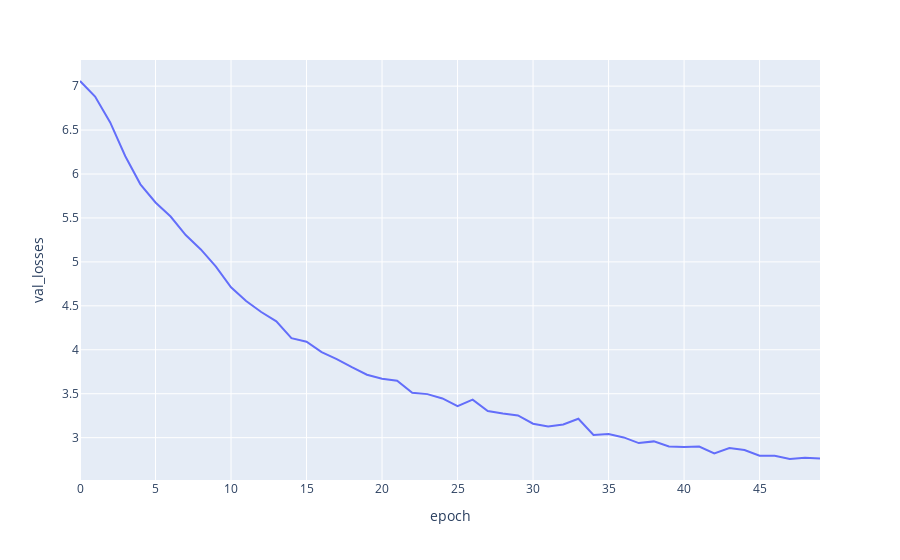

Source (notebook cell):
### Code cell
fig = px.line(df_metrics, x="epoch", y="val_losses")
fig.show()

### Figure 1 — Plotly figure (JSON) as saved in the notebook; plotly's stock layout.template omitted (floating-point values rounded to 4 significant figures)
{"data": [{"hovertemplate": "epoch=%{x}<br>val_losses=%{y}<extra></extra>", "legendgroup": "", "line": {"color": "#636efa", "dash": "solid"}, "marker": {"symbol": "circle"}, "mode": "lines", "name": "", "orientation": "v", "showlegend": false, "type": "scatter", "x": [0, 1, 2, 3, 4, 5, 6, 7, 8, 9, 10, 11, 12, 13, 14, 15, 16, 17, 18, 19, 20, 21, 22, 23, 24, 25, 26, 27, 28, 29, 30, 31, 32, 33, 34, 35, 36, 37, 38, 39, 40, 41, 42, 43, 44, 45, 46, 47, 48, 49], "xaxis": "x", "y": [7.058, 6.882, 6.587, 6.202, 5.882, 5.676, 5.516, 5.305, 5.142, 4.947, 4.711, 4.555, 4.43, 4.324, 4.133, 4.092, 3.974, 3.894, 3.802, 3.716, 3.671, 3.647, 3.51, 3.495, 3.447, 3.359, 3.433, 3.303, 3.275, 3.252, 3.158, 3.129, 3.15, 3.215, 3.03, 3.041, 3.003, 2.939, 2.958, 2.9, 2.893, 2.899, 2.821, 2.882, 2.859, 2.794, 2.793, 2.757, 2.77, 2.762], "yaxis": "y"}], "layout": {"legend": {"tracegroupgap": 0}, "margin": {"t": 60}, "xaxis": {"anchor": "y", "domain": [0, 1], "title": {"text": "epoch"}}, "yaxis": {"anchor": "x", "domain": [0, 1], "title": {"text": "val_losses"}}}}
